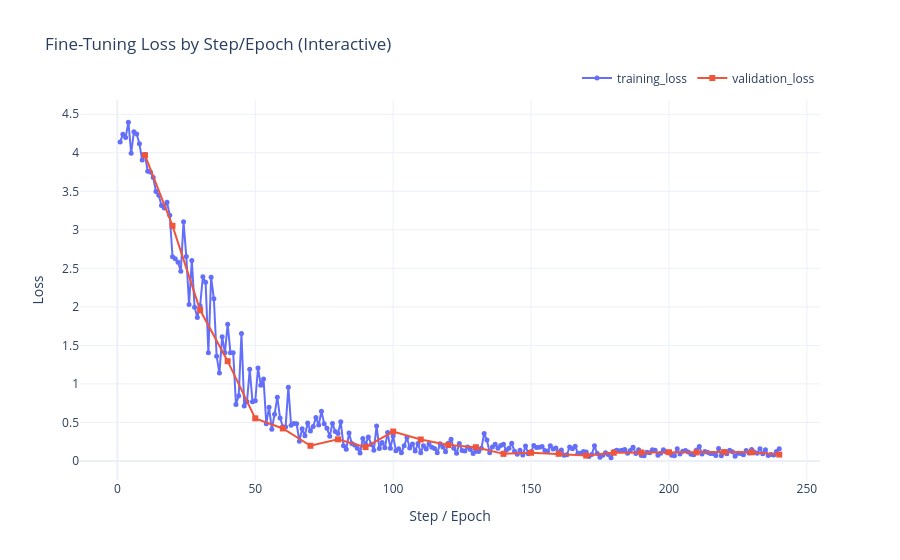

Notebook cell for this chart:
### Markdown cell above
### 3.0 Fine-Tuning Job Results & Metrics Portal Evidence

Video recording showing how to extract and review metrics from Azure AI Foundry portal:

<video src="assets/part3_fine_tuning_job_results_and_metrics.mp4" controls width="900"></video>

This video demonstrates:
- Accessing the fine-tuning job details in Foundry portal
- Viewing training progress and loss trends in real-time
- Exporting metrics as CSV for detailed analysis
- Interpreting key indicators (convergence, validation performance, overfitting signals)

### Code cell
# ============================================================================
# METRICS ANALYSIS: Load Foundry results CSV and visualize training progress
# ============================================================================

# Path to Foundry-exported metrics CSV (should have: step, train_loss, valid_loss columns)
metrics_path = Path('outputs/results.csv')

if not metrics_path.exists():
    print('Create outputs/results.csv first (step,train_loss,valid_loss).')
else:
    # Load raw metrics from Foundry export
    raw_df = pd.read_csv(metrics_path)

    # Define required column names expected from Foundry export
    required_cols = {'step', 'train_loss', 'valid_loss'}
    missing_cols = required_cols - set(raw_df.columns)

    if missing_cols:
        print(
            f"results.csv is missing required columns: {', '.join(sorted(missing_cols))}")
    else:
        # Extract and rename columns for assignment consistency
        # step → epoch, train_loss → training_loss, valid_loss → validation_loss
        metrics_df = raw_df[['step', 'train_loss', 'valid_loss']].copy()
        metrics_df = metrics_df.rename(
            columns={
                'step': 'epoch',
                'train_loss': 'training_loss',
                'valid_loss': 'validation_loss'
            }
        )

        # Display first 50 rows of normalized metrics
        display(metrics_df.head(50))

        # ================================================================
        # Create interactive loss chart using Plotly for better exploration
        # ================================================================
        import plotly.graph_objects as go

        # Initialize figure with dual y-axis capability (if needed)
        fig = go.Figure()

        # Add training loss trace (continuous line with markers)
        fig.add_trace(
            go.Scatter(
                x=metrics_df['epoch'],
                y=metrics_df['training_loss'],
                mode='lines+markers',
                name='training_loss',
                line=dict(width=2),
                marker=dict(size=5),
                # Hover template shows epoch and loss value with 4 decimal precision
                hovertemplate='Step/Epoch: %{x}<br>Training Loss: %{y:.4f}<extra></extra>'
            )
        )

        # Add validation loss trace (separate series with square markers)
        # Filter out NaN values to avoid broken lines
        valid_points = metrics_df.dropna(subset=['validation_loss'])
        fig.add_trace(
            go.Scatter(
                x=valid_points['epoch'],
                y=valid_points['validation_loss'],
                mode='lines+markers',
                name='validation_loss',
                line=dict(width=2),
                # Square markers for distinction
                marker=dict(size=6, symbol='square'),
                hovertemplate='Step/Epoch: %{x}<br>Validation Loss: %{y:.4f}<extra></extra>'
            )
        )

        # Configure layout: titles, legend, theme
        fig.update_layout(
            title='Fine-Tuning Loss by Step/Epoch (Interactive)',
            xaxis_title='Step / Epoch',
            yaxis_title='Loss',
            template='plotly_white',  # Clean white background
            hovermode='x unified',    # Show both traces on hover
            legend=dict(orientation='h', yanchor='bottom', y=1.02,
                        xanchor='right', x=1)  # Horizontal legend above plot
        )

        # Display interactive chart (supports zoom, pan, export to PNG)
        fig.show()

        # Save normalized metrics to CSV for external analysis or reproducibility
        metrics_df.to_csv('outputs/metrics_normalized.csv', index=False)
        print('Saved normalized metrics to outputs/metrics_normalized.csv')

### Figure 1 — Plotly figure (JSON) as saved in the notebook; plotly's stock layout.template omitted (floating-point values rounded to 4 significant figures; data arrays with more than 128 entries replaced by an {"elided": "..."} marker saying what was removed)
{"data": [{"hovertemplate": "Step/Epoch: %{x}<br>Training Loss: %{y:.4f}<extra></extra>", "line": {"width": 2}, "marker": {"size": 5}, "mode": "lines+markers", "name": "training_loss", "type": "scatter", "x": {"elided": "240 int values"}, "y": {"elided": "240 float values"}}, {"hovertemplate": "Step/Epoch: %{x}<br>Validation Loss: %{y:.4f}<extra></extra>", "line": {"width": 2}, "marker": {"size": 6, "symbol": "square"}, "mode": "lines+markers", "name": "validation_loss", "type": "scatter", "x": [10, 20, 30, 40, 50, 60, 70, 80, 90, 100, 110, 120, 130, 140, 150, 160, 170, 180, 190, 200, 210, 220, 230, 240], "y": [3.969, 3.052, 1.959, 1.295, 0.5532, 0.422, 0.1968, 0.2804, 0.1792, 0.3818, 0.2787, 0.2062, 0.1782, 0.09214, 0.1066, 0.09265, 0.06978, 0.1066, 0.1103, 0.1132, 0.111, 0.1155, 0.1117, 0.08279]}], "layout": {"hovermode": "x unified", "legend": {"orientation": "h", "x": 1, "xanchor": "right", "y": 1.02, "yanchor": "bottom"}, "title": {"text": "Fine-Tuning Loss by Step/Epoch (Interactive)"}, "xaxis": {"title": {"text": "Step / Epoch"}}, "yaxis": {"title": {"text": "Loss"}}}}
